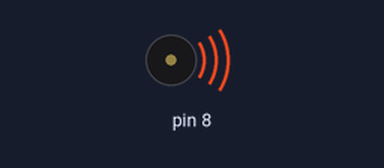
Recording of a sketch running on a simulated Arduino Uno, built with avr-gcc and run on an emulated ATmega328P. Shown: buzzer (waves = sounding).

Above: at 0.1 s.
At 36.5 s:
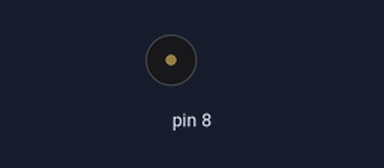
Timing chart, 0 to 38.0 s (numbered marks = the images above):
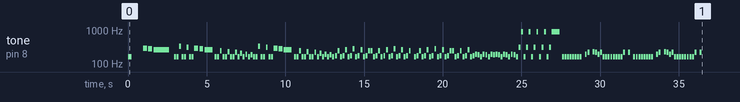

The sketch:

master-of-puppets.ino
```cpp
#include "pitches.h"

int notes;
int duration;

// This is for an Arduino with a speaker attached. Is simply plays in single-note form the song Master of Puppets.
// note durations: 4 = quarter note, 8 = eighth note, etc.:

int intro1[] = {NOTE_E3, 0, NOTE_D4, NOTE_CS4, NOTE_C4};
int intro1NoteDurations[] = {4, 2, 4, 4, 1 };
int intro1Count = 5;


int intro2[] = {NOTE_E3, NOTE_E3, NOTE_E4, NOTE_E3, NOTE_E3, NOTE_DS4, NOTE_E3, NOTE_E3, NOTE_D4, NOTE_CS4, NOTE_C4};
int intro2NoteDurations[] = {8, 8, 8, 8, 8, 8, 8, 8, 4, 4, 2};
int intro2Count = 11;

int intro3[] = {NOTE_E3, NOTE_E3, NOTE_B3, NOTE_E3, NOTE_E3, NOTE_AS3, NOTE_E3, NOTE_E3, NOTE_A3, NOTE_E3, NOTE_GS3, NOTE_E3, NOTE_G3, NOTE_E3, NOTE_FS3, NOTE_E3};
int intro3NoteDurations[] = {8, 8, 8, 8, 8, 8, 8, 8, 8, 8, 8, 8, 8, 8, 8,};
int intro3Count = 16;

int preverse1[] = {NOTE_E3, NOTE_F3, NOTE_B3, NOTE_E3, NOTE_F3, NOTE_C4, NOTE_E3, NOTE_F3, NOTE_CS4, NOTE_E3, NOTE_F3, NOTE_C4, NOTE_E3, NOTE_F3, NOTE_B3, NOTE_B3};
int preverse1NoteDurations[] = {8, 8, 8, 8, 8, 8, 8, 8, 8, 8, 8, 8, 8, 8, 8, 8, };
int preverse1Count = 16;

int preverse2[] = {NOTE_E3, NOTE_F3, NOTE_B3, NOTE_E3, NOTE_F3, NOTE_C4, NOTE_E3, NOTE_F3, NOTE_CS4, NOTE_E3, NOTE_F3, NOTE_C4, NOTE_E3, NOTE_F3, NOTE_B3, 0};
int preverse2NoteDurations[] = {8, 8, 8, 8, 8, 8, 8, 8, 8, 8, 8, 8, 8, 8, 8, 8, };
int preverse2Count =  16;

int preverse3[] = {NOTE_E3, NOTE_F3, NOTE_B3, NOTE_E3, NOTE_F3, NOTE_C4, NOTE_E3, NOTE_F3, NOTE_G3, NOTE_FS3, NOTE_E3, NOTE_G3, NOTE_FS3, NOTE_E3, NOTE_G3, NOTE_FS3};
int preverse3NoteDurations[] = {8, 8, 8, 8, 8, 8, 8, 8, 8, 8, 8, 8, 8, 8, 8, 8, };
int preverse3Count = 16;

int endIntro[] = {NOTE_G3, NOTE_FS3, NOTE_E3, NOTE_G3, NOTE_FS3, NOTE_E3, NOTE_G3, NOTE_FS3, NOTE_E3, NOTE_DS4, NOTE_A5, NOTE_E3, NOTE_DS4, NOTE_A5, NOTE_E3, NOTE_DS4, NOTE_A5, NOTE_E3, NOTE_DS4, NOTE_A5, NOTE_E3, NOTE_DS4, NOTE_A5};
int endIntroNoteDurations[] = { 8, 8, 8, 8, 8, 8, 8, 8, 8, 8, 8, 8, 8, 8, 8, 8, 8, 8, 8, 8, 8, 8, 2 };
int endIntroCount = 23;

int eightVampE[]{ NOTE_E3, NOTE_E3, NOTE_E3, NOTE_E3, NOTE_E3, NOTE_E3, NOTE_E3, NOTE_E3, };
int eightVampENoteDurations[] = { 8, 8, 8, 8, 8, 8, 8, 8,  };
int eightVampECount = 8;

int verse1[] { 0, NOTE_G3, NOTE_A3, 0, NOTE_AS3, NOTE_A3, NOTE_G3, NOTE_A3};
int verse1NoteDurations[] { 8, 8, 8, 8, 8, 8, 8, 8};
int verse1Count = 8;

int verse2[] { NOTE_A3, 0, NOTE_A3, 0 };
int verse2NoteDurations[] {8, 8, 8, 8,};
int verse2Count = 4;

int eightVampFSharp[]{ NOTE_FS3, NOTE_FS3, NOTE_FS3, NOTE_FS3, NOTE_FS3, NOTE_FS3, NOTE_FS3, NOTE_FS3, };
int eightVampFSharpNoteDurations[]{ 8, 8, 8, 8, 8, 8, 8, 8, };
int eightVampFSharpCount = 8;

void playInput(int notes[], int durations[], int count){

  int pulledCount = sizeof(durations)/sizeof(int);

  for (int thisNote = 0; thisNote < count; thisNote++) {
    int noteDuration = 1000 / durations[thisNote];
    tone(8, notes[thisNote], noteDuration);
    int pauseBetweenNotes = noteDuration * 1.30;
    delay(pauseBetweenNotes);
    noTone(8);
  }

}


void setup() {

  //intro


  playInput(intro1, intro1NoteDurations, intro1Count);

  playInput(intro2, intro2NoteDurations, intro2Count);

  playInput(intro3, intro3NoteDurations, intro3Count);

  playInput(intro2, intro2NoteDurations, intro2Count);

  playInput(intro3, intro3NoteDurations, intro3Count);

  playInput(preverse1, preverse1NoteDurations, preverse1Count);

  playInput(preverse2, preverse2NoteDurations, preverse2Count);

  playInput(preverse1, preverse1NoteDurations, preverse1Count);

  playInput(preverse3, preverse3NoteDurations, preverse3Count);

  playInput(endIntro, endIntroNoteDurations, endIntroCount);


  //verse 1

  playInput(eightVampE, eightVampENoteDurations, eightVampECount);

  playInput(verse1, verse1NoteDurations, verse1Count);

  playInput(eightVampE, eightVampENoteDurations, eightVampECount);

  playInput(verse2, verse2NoteDurations, verse2Count);


  playInput(eightVampE, eightVampENoteDurations, eightVampECount);

  playInput(verse1, verse1NoteDurations, verse1Count);

  playInput(eightVampE, eightVampENoteDurations, eightVampECount);

  playInput(verse2, verse2NoteDurations, verse2Count);


  playInput(eightVampFSharp, eightVampFSharp, eightVampFSharpCount);


  noTone(8);
}

void loop() {
  // no need to repeat the melody.
}
```

pitches.h
```cpp
/*************************************************
 * Public Constants
 *************************************************/

#define NOTE_B0  31
#define NOTE_C1  33
#define NOTE_CS1 35
#define NOTE_D1  37
#define NOTE_DS1 39
#define NOTE_E1  41
#define NOTE_F1  44
#define NOTE_FS1 46
#define NOTE_G1  49
#define NOTE_GS1 52
#define NOTE_A1  55
#define NOTE_AS1 58
#define NOTE_B1  62
#define NOTE_C2  65
#define NOTE_CS2 69
#define NOTE_D2  73
#define NOTE_DS2 78
#define NOTE_E2  82
#define NOTE_F2  87
#define NOTE_FS2 93
#define NOTE_G2  98
#define NOTE_GS2 104
#define NOTE_A2  110
#define NOTE_AS2 117
#define NOTE_B2  123
#define NOTE_C3  131
#define NOTE_CS3 139
#define NOTE_D3  147
#define NOTE_DS3 156
#define NOTE_E3  165
#define NOTE_F3  175
#define NOTE_FS3 185
#define NOTE_G3  196
#define NOTE_GS3 208
#define NOTE_A3  220
#define NOTE_AS3 233
#define NOTE_B3  247
#define NOTE_C4  262
#define NOTE_CS4 277
#define NOTE_D4  294
#define NOTE_DS4 311
#define NOTE_E4  330
#define NOTE_F4  349
#define NOTE_FS4 370
#define NOTE_G4  392
#define NOTE_GS4 415
#define NOTE_A4  440
#define NOTE_AS4 466
#define NOTE_B4  494
#define NOTE_C5  523
#define NOTE_CS5 554
#define NOTE_D5  587
#define NOTE_DS5 622
#define NOTE_E5  659
#define NOTE_F5  698
#define NOTE_FS5 740
#define NOTE_G5  784
#define NOTE_GS5 831
#define NOTE_A5  880
#define NOTE_AS5 932
#define NOTE_B5  988
#define NOTE_C6  1047
#define NOTE_CS6 1109
#define NOTE_D6  1175
#define NOTE_DS6 1245
#define NOTE_E6  1319
#define NOTE_F6  1397
#define NOTE_FS6 1480
#define NOTE_G6  1568
#define NOTE_GS6 1661
#define NOTE_A6  1760
#define NOTE_AS6 1865
#define NOTE_B6  1976
#define NOTE_C7  2093
#define NOTE_CS7 2217
#define NOTE_D7  2349
#define NOTE_DS7 2489
#define NOTE_E7  2637
#define NOTE_F7  2794
#define NOTE_FS7 2960
#define NOTE_G7  3136
#define NOTE_GS7 3322
#define NOTE_A7  3520
#define NOTE_AS7 3729
#define NOTE_B7  3951
#define NOTE_C8  4186
#define NOTE_CS8 4435
#define NOTE_D8  4699
#define NOTE_DS8 4978
```
